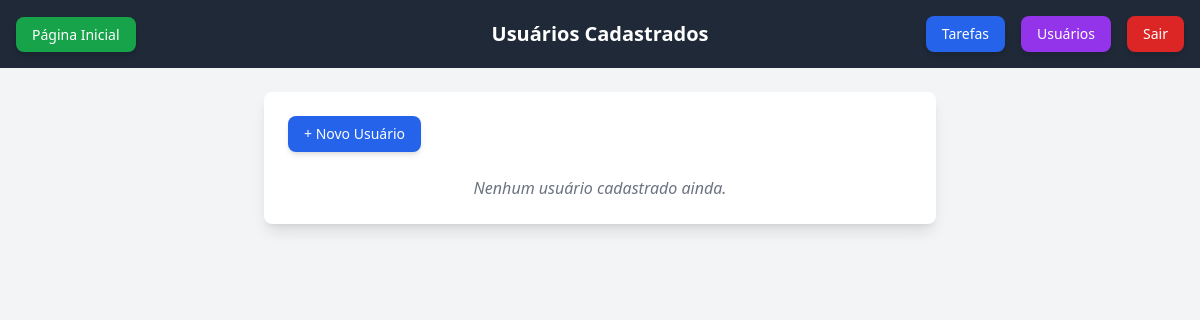
The app's page /tarefas/listarusuarios/ (signed in), older data.
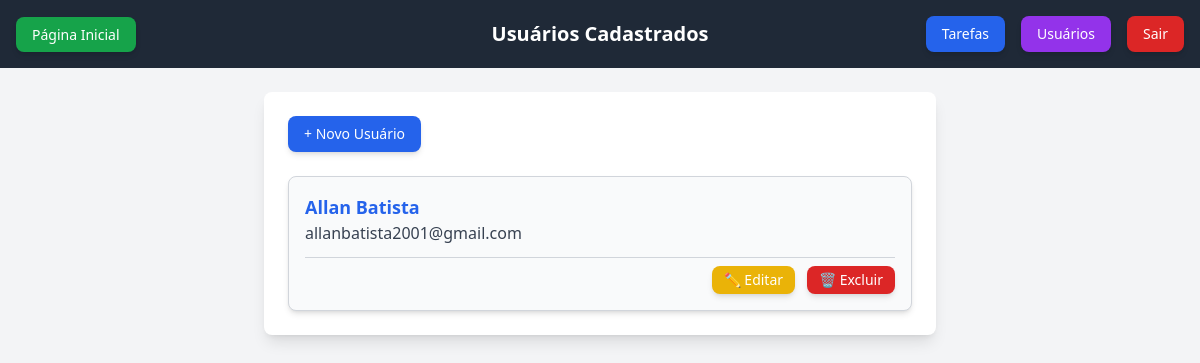
The same page, newer data.
### tarefas/models.py (models this page shows, shortened)
class Usuario(models.Model):
    nome = models.CharField(max_length=100)
    email = models.CharField(max_length=100)
    senha = models.CharField(max_length=128)  # Armazenar a senha como hash

### tarefas/views.py (the view)
# urls.py: path("listarusuarios/", views.listarUsuarios, name="listarusuarios"),
def listarUsuarios(request):
    if 'usuario_id' not in request.session:
        return redirect('login')
    usuarios = Usuario.objects.all()
    return render(request, "listarUsuarios.html", {"usuarios": usuarios})

### tarefas/templates/listarUsuarios.html (shortened to what this page needs)
{% extends 'base.html' %}
{% block content %}
<div class="max-w-2xl w-full bg-white p-6 rounded-lg shadow-lg">
    <div class="flex justify-between items-center mb-6">
        <a href="{% url 'tarefas:cadastrarusuarios' %}"
           class="px-4 py-2 bg-blue-600 text-white text-sm font-medium rounded-lg shadow-md hover:bg-blue-700 transition">
            + Novo Usuário
        </a>
    </div>
    {% if usuarios %}
        <div class="grid gap-4">
            {% for usuario in usuarios %}
                <div class="bg-gray-50 border border-gray-300 rounded-lg p-4 shadow-md transition-transform transform hover:-translate-y-1 hover:shadow-lg">
                    <div class="mb-3">
                        <h3 class="text-lg font-semibold text-blue-600">{{ usuario.nome }}</h3>
                        <p class="text-gray-700">{{ usuario.email }}</p>
                    </div>
                    <div class="flex justify-end gap-3 pt-2 border-t border-gray-300 mt-3">
                        <a href="{% url 'tarefas:editarusuario' usuario.id %}"
                           class="px-3 py-1 bg-yellow-500 text-white text-sm font-medium rounded-lg shadow-md hover:bg-yellow-600 transition">
                           ✏️ Editar
                        </a>
                        <a href="{% url 'tarefas:excluirusuario' usuario.id %}"
                           class="px-3 py-1 bg-red-600 text-white text-sm font-medium rounded-lg shadow-md hover:bg-red-700 transition"
                           onclick="return confirm('Tem certeza que deseja excluir este usuário?')">
                           🗑️ Excluir
                        </a>
                    </div>
                </div>
            {% endfor %}
        </div>
    {% else %}
        <p class="text-center text-gray-500 italic">Nenhum usuário cadastrado ainda.</p>
    {% endif %}
</div>
{% endblock %}

Row changes from the older to the newer data that the page shows:
added Usuario: nome "Allan Batista", email "allanbatista2001@gmail.com"
Text that changed along with them:
text no longer shown: "Nenhum usuário cadastrado ainda."
